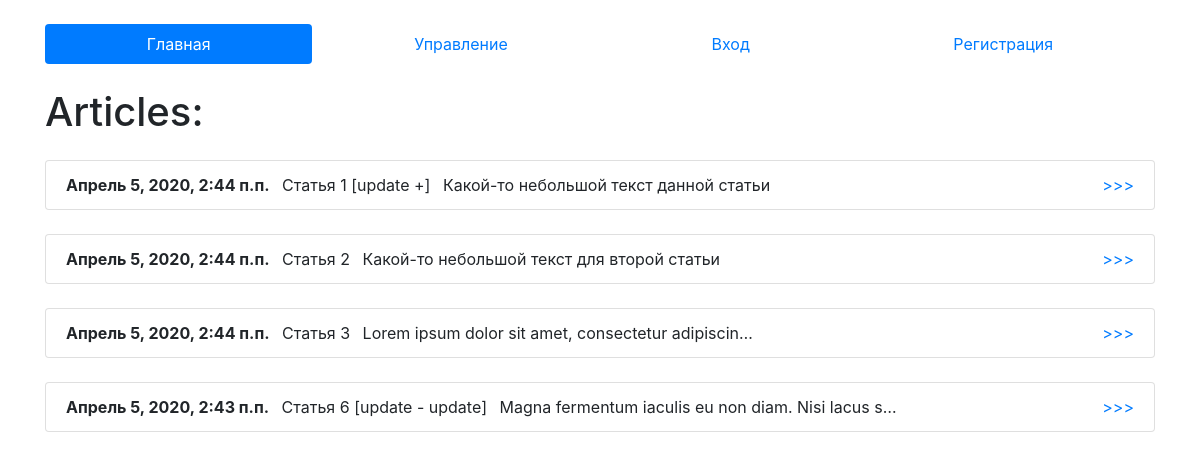
The page / on the database its author committed.
### core/models.py (models this page shows, shortened)
class Article(models.Model):
	author = models.ForeignKey(User, on_delete = models.CASCADE, verbose_name = 'Автор', blank = True, null = True) # blank and null tells that it's not required info
	created_date = models.DateTimeField(auto_now = True)
	name = models.CharField(max_length = 200, verbose_name = 'Название')
	text = models.TextField(verbose_name = 'Текст')
	class Meta:
		verbose_name = 'статью'
		verbose_name_plural = 'Статьи'

### core/views.py (the view)
# urls.py: path('', views.HomeListView.as_view(), name = 'home'),
class HomeListView(ListView):
	model = Article
	template_name = 'index.html'
	context_object_name = 'list_articles'

### core/templates/index.html (shortened to what this page needs)
<!DOCTYPE html>
<html lang="en">
<head>
	<link rel="stylesheet" href="https://stackpath.bootstrapcdn.com/bootstrap/4.4.1/css/bootstrap.min.css">
</head>
<body>
	<div class="container mt-4">
		<ul class="nav nav-pills nav-fill">
			<li class="nav-item">
				{% url 'home' as url_home %}
				<a class="nav-link {% if url_home == request.path %}active{% endif %}" href="{{url_home}}">Главная</a>
			</li>
			<li class="nav-item">
				{% url 'edit' as url_edit %}
				<a class="nav-link {% if url_edit == request.path %}active{% endif %}" href="{{url_edit}}">Управление</a>
			</li>
			{% if request.user.is_authenticated %}
			<li class="nav-item">
				{% url 'logout' as url_logout %}
				<a class="nav-link btn-danger ml-5" href="{{url_logout}}">Выйти</a>
			</li>
			{% else %}
			<li class="nav-item">
				{% url 'login' as url_login %}
				<a class="nav-link {% if url_login == request.path %}active{% endif %}" href="{{url_login}}">Вход</a>
			</li>
			<li class="nav-item">
				{% url 'join' as url_join %}
				<a class="nav-link {% if url_join == request.path %}active{% endif %}" href="{{url_join}}">Регистрация</a>
			</li>
			{% endif %}
		</ul>
	</div>
	{% block content %}
	<h1 class="container mt-4">Articles:</h1>
	<div class="container mt-4">
	{% for article in list_articles %}
		<ul class="list-group mt-4">
			<li class="list-group-item">
				<b>{{article.created_date}}</b>
				<span class="m-2">{{article.name}}</span>
				<span>{{article.text|truncatechars:"50"}}</span>
				<span class="float-right">
					<a href="/detail/{{article.id}}"> >>> </a>
				</span>
			</li>
		</ul>
	{% endfor %}
	</div>
	{% endblock %}
</body>
</html>

### rows shown on the page
Article: created_date "Апрель 5, 2020, 2:44 п.п.", name "Статья 1 [update +]", text "Какой-то небольшой текст данной статьи"
Article: created_date "Апрель 5, 2020, 2:44 п.п.", name "Статья 2", text "Какой-то небольшой текст для второй статьи"
Article: created_date "Апрель 5, 2020, 2:44 п.п.", name "Статья 3", text "Lorem ipsum dolor sit amet, consectetur adipiscin…"
Article: created_date "Апрель 5, 2020, 2:43 п.п.", name "Статья 6 [update - update]", text "Magna fermentum iaculis eu non diam. Nisi lacus s…"
